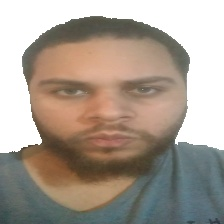
#> input picture projeto/pdi2/erick40.jpg, 224 x 224 px
$ jupyter execute preprocessamento-canny2.ipynb   (older library calls are emulated)
#> lines starting #> are read from the running program, lines starting #| are printed output that depends on the picture; after the words box and inside, x2 and y2 are one past the last pixel; in counts of white or black regions, pixels touching at a corner belong together
[cell 1]
import time
import numpy as np
import matplotlib.pyplot as plt
import utils_img_rec as ut

import pathlib

import cv2
from cv2 import Canny

import pickle
inicio = time.time()

from PIL import Image

def expand2square(rgb_img, background_color=(0, 0, 0)):
    '''fill the with the background_color (grayscale take the mean) to have height = width'''
    pil_img = Image.fromarray(rgb_img)

    if pil_img.mode == 'L':
        background_color = int(
            (background_color[0] + background_color[1] + background_color[2])/3)

    elif pil_img.mode == 'RGB':
        pass

    else:
        raise Exception("No Grayscale or RGB identified")

    width, height = pil_img.size

    if width == height:
        return rgb_img

    elif width > height:
        result = Image.new(pil_img.mode, (width, width), background_color)
        result.paste(pil_img, (0, (width - height) // 2))
        return np.asarray(result)

    else:
        result = Image.new(pil_img.mode, (height, height), background_color)
        result.paste(pil_img, ((height - width) // 2, 0))
        return np.asarray(result)

[cell 2]
#DATADIR = r"..\..\..\_DATA_\image\face\faustao\faustao.jpg"
DATADIR = "erick40.jpg"

#DATADIR = r"..\..\..\_DATA_\image\faces-personal\erick-antigo (6).jpg"

path = pathlib.Path(DATADIR)
print(path)

[cell 3]
img = cv2.imread(str(path) ,cv2.cv2.IMREAD_COLOR)
#> img is the input picture: shape (224, 224, 3); mean B, G, R 144.9, 156.4, 167.9
img = cv2.resize(img, (150, 150))
#> img: shape (150, 150, 3)
img_rgb = cv2.cvtColor(img, cv2.COLOR_BGR2RGB)

img_rgb = expand2square(img_rgb)

plt.imshow(img_rgb, cmap='gray')
plt.show()

[cell 4]
from scipy.ndimage import gaussian_filter

# [57 lines left out: functions gaussian, blur_p, sobel_p, equal_hist_p, gaussian_blur, normalize and 1 more, not called in this run]

from skimage.color import rgb2gray
from skimage.filters import threshold_otsu

def otsu_canny(img):

    grays = rgb2gray(img)
    thresh = threshold_otsu( grays )
    binary = grays > thresh

    binary = np.uint8(binary)*255

    search_canny(img, range(0,200,50), range(0,200,50))

def otsu_canny2(img):

    grays = rgb2gray(img)
    thresh = threshold_otsu( grays )
    binary = grays > thresh

    binary = np.uint8(binary)*255

    can = cv2.Canny(binary, 50, 150)

    plt.imshow(can, cmap='gray')
    plt.show()

# [14 lines left out: function top_hat_search, not called in this run]

def top_hat(img):

    filterSize = (9, 9)
    kernel = cv2.getStructuringElement(cv2.MORPH_RECT, filterSize)

    # Reading the image named 'input.jpg'
    input_image = cv2.cvtColor(img, cv2.COLOR_BGR2GRAY)

    # Applying the Black-Hat operation
    tophat_img = cv2.morphologyEx(input_image, cv2.MORPH_BLACKHAT, kernel)

    return tophat_img

[cell 5]
def search_canny(img, list1, list2):
    for i in list1:
        for j in list2:

            print('i: ', i, 'j: ', j)
            can = cv2.Canny(img, i, j)

            plt.imshow(can, cmap='gray')
            plt.show()

[cell 6]
top_hat(img)
#> in top_hat, `input_image = cv2.cvtColor(img, cv2.COLOR_BGR2GRAY)`:
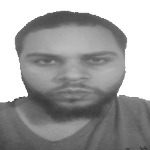
#> input_image: shape (150, 150); min 57, max 255, mean 158.4
#> in top_hat, `tophat_img = cv2.morphologyEx(input_image, cv2.MORPH_BLACKHAT, kernel)`:
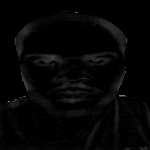
#> tophat_img: shape (150, 150); min 0, max 125, mean 5.1

[cell 7]
otsu_canny2(img)
#> in otsu_canny2, `thresh = threshold_otsu( grays )`: thresh = 0.721
#> in otsu_canny2, `binary = grays > thresh`:
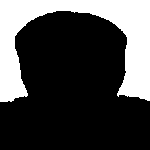
#> binary: shape (150, 150) bool; 28.2% white; 1 white region, box (x1, y1, x2, y2) and area: (0, 0, 150, 102) 6335
#> in otsu_canny2, `can = cv2.Canny(binary, 50, 150)`:
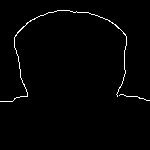
#> can: shape (150, 150); 1.4% white in thin lines or dots, all inside (x1, y1, x2, y2) = (0, 10, 150, 102)

[cell 8]
otsu_canny(img)
#> the loop in search_canny, `for i in list1:` made 4 passes
#> pass 1, in search_canny, `plt.show()`:
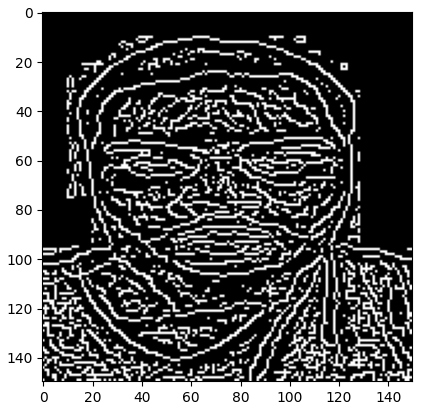
#> figure drawn by matplotlib, 1 panel
#> pass 1, in search_canny, `plt.show()`:
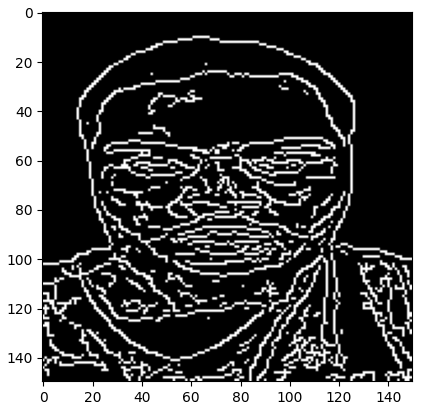
#> figure drawn by matplotlib, 1 panel
#> pass 1, in search_canny, `plt.show()`:
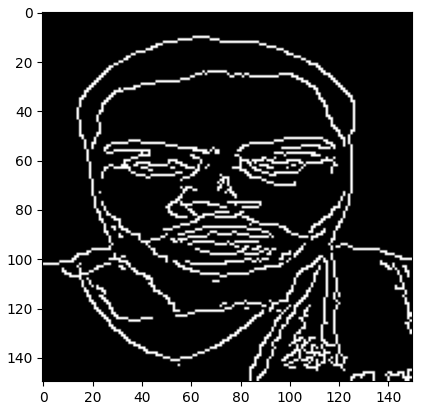
#> figure drawn by matplotlib, 1 panel
#> pass 2, in search_canny, `plt.show()`:
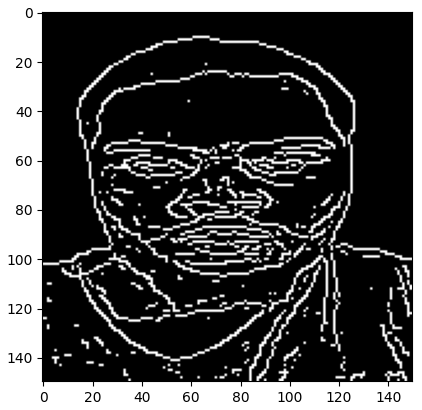
#> figure drawn by matplotlib, 1 panel
#> pass 2, in search_canny, `plt.show()`:
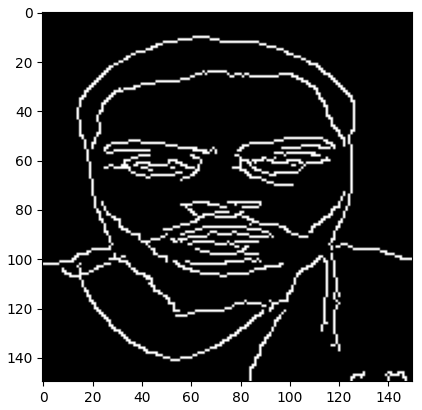
#> figure drawn by matplotlib, 1 panel

$ run again, with projeto/pdi2/erick (2).jpg copied over projeto/pdi2/erick40.jpg
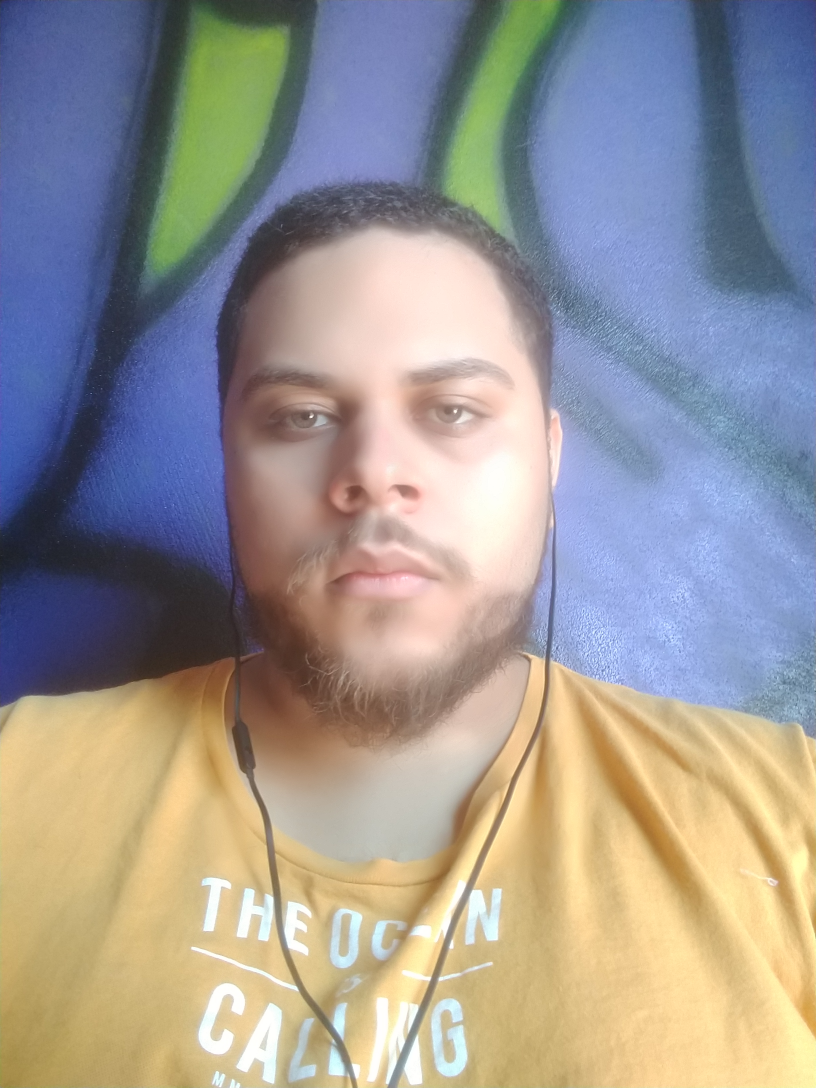
#> input picture projeto/pdi2/erick (2).jpg, 2448 x 3264 px (shown at 1/3 size)
#> img is the input picture: shape (3264, 2448, 3); mean B, G, R 148.5, 151.6, 156.5
#> img: shape (150, 150, 3)
#> in otsu_canny2, `thresh = threshold_otsu( grays )`: thresh = 0.55
#> in otsu_canny2, `binary = grays > thresh`:
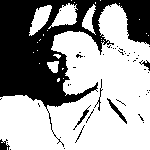
#> binary: shape (150, 150) bool; 62.9% white; 50 black regions (43 under 20 px), largest, box (x1, y1, x2, y2) and area: (0, 0, 150, 147) 7891, (107, 98, 127, 124) 102, (0, 139, 10, 150) 69
#> can: shape (150, 150); 6.5% white in thin lines or dots
#> the loop in search_canny, `for i in list1:` made 4 passes
#> pass 2, in search_canny, `plt.show()`:
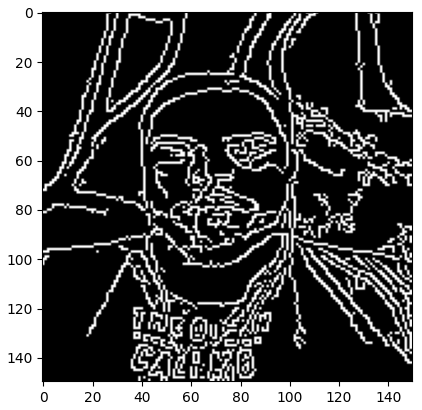
#> figure drawn by matplotlib, 1 panel

$ run again, with projeto/pdi2/image.jpg copied over projeto/pdi2/erick40.jpg
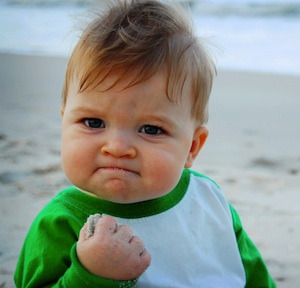
#> input picture projeto/pdi2/image.jpg, 300 x 288 px
#> img is the input picture: shape (288, 300, 3); mean B, G, R 143.1, 151.7, 142.6
#> img: shape (150, 150, 3)
#> in otsu_canny2, `thresh = threshold_otsu( grays )`: thresh = 0.524
#> in otsu_canny2, `binary = grays > thresh`:
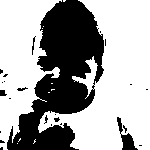
#> binary: shape (150, 150) bool; 64.9% white; 24 black regions (19 under 20 px), largest, box (x1, y1, x2, y2) and area: (7, 0, 104, 150) 7474, (117, 117, 138, 150) 235, (0, 90, 7, 96) 33, (32, 36, 36, 55) 27, (17, 87, 28, 91) 23
#> can: shape (150, 150); 4.5% white in thin lines or dots
#> the loop in search_canny, `for i in list1:` made 4 passes
#> pass 2, in search_canny, `plt.show()`:
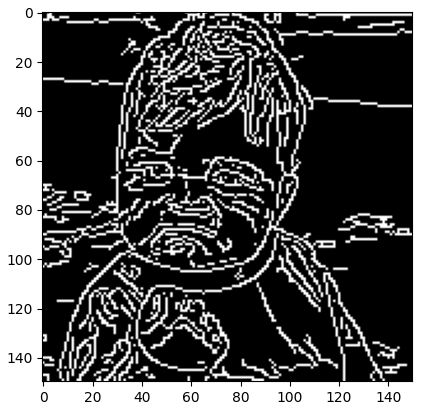
#> figure drawn by matplotlib, 1 panel
